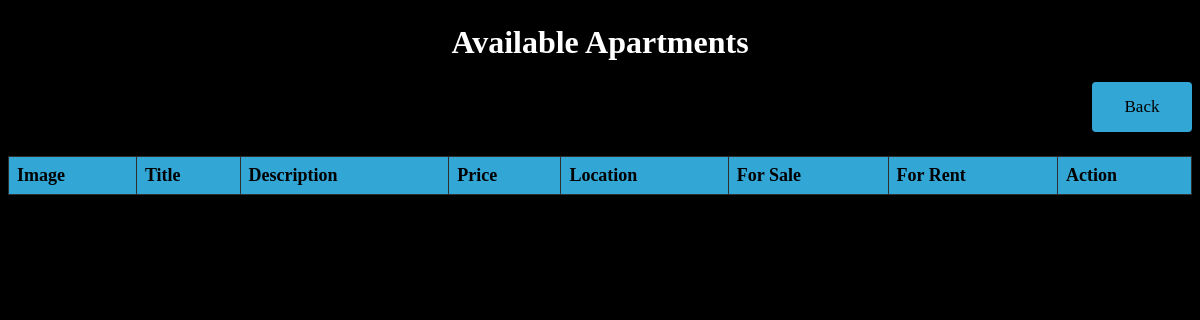
The app's page /apartments/, older data.
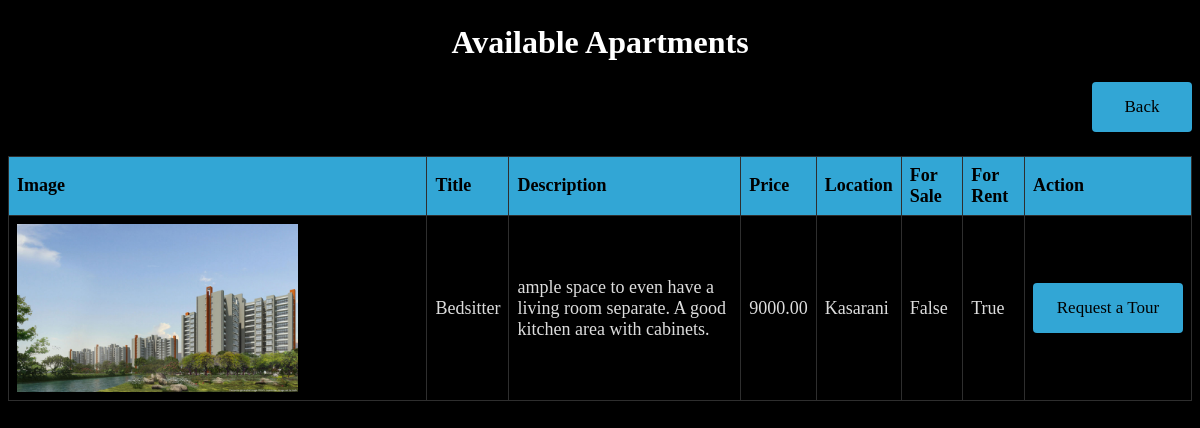
The same page, newer data.
### main/models.py (models this page shows, shortened)
class Apartment(models.Model):
    title = models.CharField(max_length=100)
    description = models.TextField()
    price = models.DecimalField(max_digits=10, decimal_places=2)
    location = models.CharField(max_length=100)
    image = models.ImageField(upload_to='apartments/', default='./static/images/home.jpeg')
    is_for_sale = models.BooleanField(default=False)
    is_for_rent = models.BooleanField(default=False)
    created_at = models.DateTimeField(auto_now_add=True)

### main/views.py (the view)
# urls.py: path('apartments/', views.apartment_list, name='apartment_list'),
def apartment_list(request):
    apartments = Apartment.objects.all()
    return render(request, 'list.html', {'apartments': apartments})

### main/templates/list.html (shortened to what this page needs)
<html lang="en">
<head>
</head>
<body>
{% block content %}
  <h1>Available Apartments</h1>
 <button class="back">Back</button>
  <table>
    <thead>
      <tr>
        <th>Image</th>
        <th>Title</th>
        <th>Description</th>
        <th>Price</th>
        <th>Location</th>
        <th>For Sale</th>
        <th>For Rent</th>
        <th>Action</th>
      </tr>
    </thead>
    <tbody>
      {% for apartment in apartments %}
      <tr>
        <td><img src="{{ apartment.image.url }}" alt="{{ apartment.title }}" width="100"></td>
        <td>{{ apartment.title }}</td>
        <td>{{ apartment.description }}</td>
        <td>{{ apartment.price }}</td>
        <td>{{ apartment.location }}</td>
        <td>{{ apartment.is_for_sale }}</td>
        <td>{{ apartment.is_for_rent }}</td>
        <td> <button class="tour">Request a Tour</button></td>
      </tr>
      {% endfor %}
    </tbody>
  </table>
{% endblock %}
</body>
</html>

### main/templates/list.html (style rules this page uses)
body { font-family: Georgia; background-color: black; }
h1 { color: white; text-align: center; margin-top: 2%; }
table { width: 100%; border-collapse: collapse; color: #ddd; font-size: 18px; }
th, td { border: 1px solid #2e2e2e; padding: 8px; text-align: left; }
th { background-color: #32a6d5; color: black; }
img { width: 70%; height: 70%; }
.tour { background-color: #32a6d5; border-radius: 4px; width: 150px; height: 50px; font-size: 17px; font-family: Georgia; cursor: pointer; border: none; }
.back { float: right; background-color: #32a6d5; border-radius: 4px; width: 100px; height: 50px; font-size: 17px; font-family: Georgia; margin-bottom: 2%; cursor: pointer; border: none; }

Row changes from the older to the newer data that the page shows:
added Apartment: image (picture), title "Bedsitter", description "ample space to even have a living room separate. A good kitchen area with cabinets.", price "9000.00", location "Kasarani", is_for_sale "False", is_for_rent "True"
